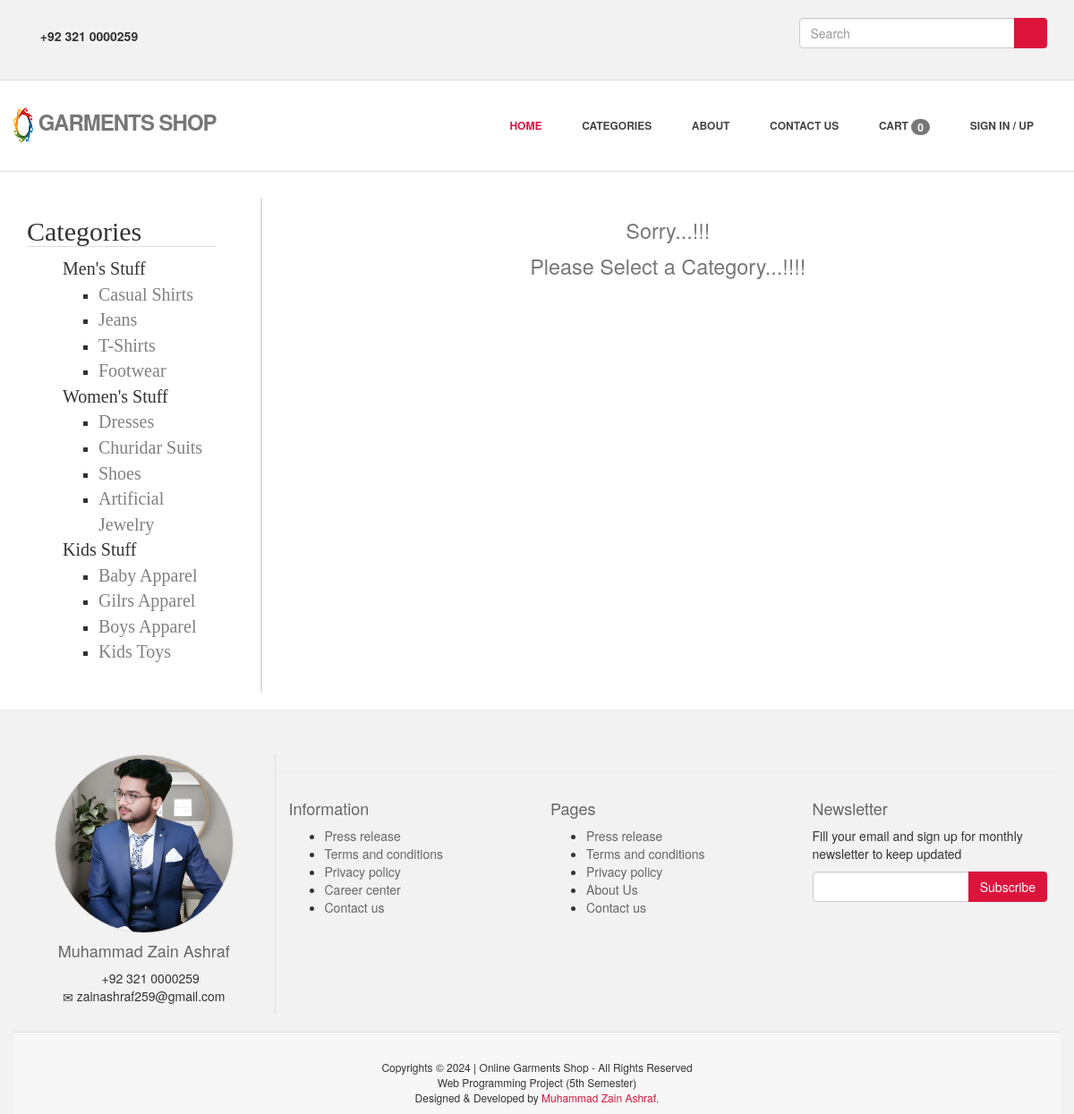
The app's page /category.php with its own data.
### tables this page shows
CREATE TABLE `theme_view` (
  `id` int(11) NOT NULL,
  `phone_number` varchar(20) NOT NULL
);

CREATE TABLE `subcategory` (
  `cat_id` int(11) NOT NULL,
  `subCat_id` int(11) NOT NULL,
  `subCat_name` varchar(50) NOT NULL
);

### category.php (the view, shortened to what this page needs)
<?php
		require_once 'db_connection.php';
?>
<!DOCTYPE html>
<html>
<head>
	<link rel="stylesheet" type="text/css" href="bootstrap/css/bootstrap.css"/>
	<link href="css/style.css" rel="stylesheet" />
</head>
<body>
<?php
	include "header.php";
?>
<div class="container myBody col-lg-12">
	<section class="col-lg-3 col-md-3 hidden-sm hidden-xs wow flipInY" style="position: sticky; top: 0%">
		<div class="mySidebar">
			<h2>Categories</h1>
			<ul class="category">
				<li>Men's Stuff</li>
					<ul class="subcategory">
						<?php
							$myQuery="select * from subcategory where cat_id=1";
							$record=mysqli_query($myCon,$myQuery);
							while($row=mysqli_fetch_array($record))
							{
								 echo '<li><a href="category.php?subCat_name='.$row['subCat_name'].'&cat_name=Men\'s Stuff&subCat_id='.$row['subCat_id'].'">'.$row["subCat_name"].'</a></li>';
							}
						?>
					</ul>
				<li>Women's Stuff</li>
					<ul class="subcategory">
						<?php
							$myQuery="select * from subcategory where cat_id=2";
							$record=mysqli_query($myCon,$myQuery);
							while($row=mysqli_fetch_array($record))
							{
								 echo '<li><a href="category.php?subCat_name='.$row['subCat_name'].'&cat_name=Women\'s Stuff&subCat_id='.$row['subCat_id'].'">'.$row["subCat_name"].'</a></li>';
							}
						?>
					</ul>
				<li>Kids Stuff</li>
					<ul class="subcategory">
						<?php
							$myQuery="select * from subcategory where cat_id=3";
							$record=mysqli_query($myCon,$myQuery);
							while($row=mysqli_fetch_array($record))
							{
								 echo '<li><a href="category.php?subCat_name='.$row['subCat_name'].'&cat_name=Kids Stuff&subCat_id='.$row['subCat_id'].'">'.$row["subCat_name"].'</a></li>';
							}
						?>
					</ul>
			</ul>
		</div>
	</section>
	<section class="col-lg-9 col-md-9 col-sm-12 col-xs-12" style="float: right;">
			<div>
				<?php
							if(isset($_GET['cat_name'])){
								echo '<h1 align="center">'.$_GET['cat_name'].'</h1>';
									echo '<div id="'.$_GET['subCat_name'].'">';
									echo '<div class="row" style="padding: 20px 0 20px 0;">';
									echo '<h3 class="subHeading">'.$_GET['subCat_name'].'</h3>';
									$myQuery2="select * from products where subCat_id=".$_GET['subCat_id'];
									$record2=mysqli_query($myCon,$myQuery2);
									while($row2=mysqli_fetch_array($record2))
									{
										if($row2["quantity"]>0){
										$myResult='';
										$myResult.='<div>';
										$myResult.='<div class="myItem col-lg-3 col-md-3 col-sm-3 col-xs-6 wow rollIn" style="margin-bottom:10px">';
								$myResult.='<a href="Details.php?pID='.$row2['product_id'].'"><img class="img-thumbnail" src="'.$row2['img_url'].'" alt="'.$row2['product_id'].'"></a>';
										$myResult.='<span>';
										$myResult.='<p>'.$row2['product_name'].'</p>';
										$myResult.='<p style="color:red;background: white">Price: '.$row2['price'].'</p>';
										$myResult.='<a class="btn btn-danger myProduct1" id="'.$row2['product_id'].'" href="login.php">Add to Cart</a>';
										$myResult.='</span>';
										$myResult.='</div>';
										$myResult.='</div>';
										echo $myResult;
									}
									}
								 $myResult='';
								 $myResult.='</div>';
								 $myResult.='</div>';
								 echo $myResult;
								}else{
									echo "<h1 align='center' style='padding-top:20px'><small>Sorry...!!! <br> Please Select a Category...!!!!</small></h1>";
								}
				?>
			</div>
	</section>
</div>
<?php
	include "footer.php";
?>
</body>
</html>

### header.php (shortened to what this page needs)
<header>
	<div class="top wow bounceInUp">
		<div class="container">
			<div class="row">
				<div class="col-md-6 wow bounceInUp" data-wow-delay="400ms">
					<ul class="topleft-info">
						<li><i class="glyphicon glyphicon-earphone wow bounce""></i> <?php
										$myQuery="select * from theme_view where id=1";
										$record=mysqli_query($myCon,$myQuery);
										$row=mysqli_fetch_array($record);
										echo $row["phone_number"];
							?>
						</li>
					</ul>
				</div>
				<div class="col-md-6 wow bounceInUp" data-wow-delay="400ms">
					<div id="sb-search" class="sb-search">
						<form action="search.php" method="post">
							<div class="form-group input-group">
								<input type="text" name="search" placeholder="Search" required maxlength="30" class="form-control">
								<span class="input-group-btn">
                          				<button type="submit" class="btn">
                          					<span class="glyphicon glyphicon-search"></span>
                          				</button>
                      				</span>
							</div>
						</form>
					</div>
				</div>
			</div>
		</div>
	</div>
	<div class="navbar navbar-default navbar-static-top wow bounceInLeft" data-wow-delay="500ms">
		<div class="container" >
			<div class="navbar-header" >
				<a class="navbar-brand"href="index.php">
					<img src="images/logo.png" style="width: 9%;height: 80%; display: inline;" alt=""> Garments Shop
				</a>
			</div>
			<div class="navbar-collapse collapse">
				<ul class="nav navbar-nav">
					<li id="menuHome" class="active">
						<a href="index.php">
						 <span class="glyphicon glyphicon-home"></span> Home</a>
					</li>
					<li id="menuCategories" class="dropdown">
						<a href="#" class="dropdown-toggle " data-toggle="dropdown" data-hover="dropdown" data-delay="0" data-close-others="false">
							 <span class="glyphicon glyphicon-th-list"></span> Categories </a>
					</li>
					<li id="manuAbout"><a href="about.php"><span class="glyphicon glyphicon-heart"></span> About</a></li>
					<li id="menuContact"><a href="contact.php"> <span class="glyphicon glyphicon-phone"></span> Contact Us</a></li>
					<?php
                  					$myEmail="";
							$myQuery="select * from cart where user_email='$myEmail'";
							$record=mysqli_query($myCon,$myQuery);
							$count=mysqli_num_rows($record);
					?>
					<li id="menuCart"><a href="cart.php"><span class="glyphicon glyphicon-shopping-cart"></span> Cart
						<span id="count" class="badge"><?php echo $count ?></span></a></li>
							<?php
								if(isset($_SESSION["user"])){
									echo '<li class="dropdown">
									<a href="#" class="dropdown-toggle" data-toggle="dropdown"><span class="glyphicon glyphicon-user"></span>
									 '.$_SESSION['user'].' <span class="caret"></span></a>
									 	<ul class="dropdown-menu">
									 		<li><a href="profile.php"> <span class="glyphicon glyphicon-eye-open"></span> View Profile</a></li>
									 		<li class="divider"></li>
									 		<li><a href="logout.php?logout=user"><span class="glyphicon glyphicon-log-out"></span> Logout</a></li>
									 	</ul>
									 	</li>';
								}else{
									echo '<li><a href="login.php"><span class="glyphicon glyphicon-user"></span> Sign In / Up</a>';
								}
							?>
					</li>
				</ul>
			</div>
		</div>
	</div>
</header>

### css/style.css (style rules this page uses)
.btn { background: crimson; color:white }
.btn span { color:white; }
.myBody { background: white; padding-bottom: 20px; }
header .top .row { margin-bottom: 0; }
header .top { padding:20px 0; margin:0; background: #f2f2f2; border-bottom: 1px solid #ddd; }
header .top ul.topleft-info { list-style: none; margin: 10px 0 0; padding-left: 0; float:left; }
header .top ul.topleft-info li { display: inline; margin: 0 20px 0 0; padding:0; font-weight: 600; }
.sb-search { width:50%; float:right }
header .navbar { margin-bottom: 0; }
.navbar-default { border: none; }
.navbar-brand { color: #222; text-transform: uppercase; font-size: 24px; font-weight: 700; line-height: 1em; letter-spacing: -1px; margin-top: 30px; padding: 0 0 0 0px; }
header .navbar-collapse ul.navbar-nav { float: right; margin-right: 0; }
header .navbar-default { background-color: #fff; border-bottom: 1px solid #ddd; }
header .navbar { min-height: 100px; }
header .navbar-nav > li { padding-bottom: 30px; padding-top: 30px; }
header .navbar-nav > li > a { padding-bottom: 6px; padding-top: 5px; margin-left: 2px; line-height: 30px; font-weight: 700; }
header ul.nav li { border:none; margin:0; }
header ul.nav li a { font-size:12px; border:none; font-weight:700; text-transform:uppercase; }
.navbar .nav > li > a,.navbar .nav > li.active > .dropdown-menu > li > a { color: #444; text-shadow: none; }
.navbar .nav > .active > a,.navbar .nav > .active > a:hover { background:none; color: crimson; font-weight:700; }
.mySidebar { margin-top: 30px; float: left; border-right:2px solid #ddd; padding:0 50px 20px 0; }
.mySidebar h2 { font-family: Times; border-bottom: 1px solid #ddd; width: 100% }
.category > li,.subcategory > li > a { font-family: Times; font-size: 20px; font-weight: 1px; }
ul.category { list-style-type: none; }
ul.subcategory { list-style-type: square; }
.mySidebar a { color:gray; }

### records on screen
theme_view: phone_number "+92 321 0000259"
subcategory: subCat_name "Casual Shirts"
subcategory: subCat_name "Jeans"
subcategory: subCat_name "T-Shirts"
subcategory: subCat_name "Footwear"
subcategory: subCat_name "Dresses"
subcategory: subCat_name "Churidar Suits"
subcategory: subCat_name "Shoes"
subcategory: subCat_name "Artificial Jewelry"
subcategory: subCat_name "Baby Apparel"
subcategory: subCat_name "Gilrs Apparel"
subcategory: subCat_name "Boys Apparel"
subcategory: subCat_name "Kids Toys"

### other values on screen
$count "0"
